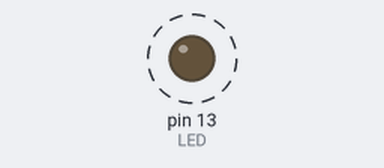
This sketch was run on a simulated Arduino Uno, built with avr-gcc and run on an emulated ATmega328P. Parts: output pins drawn as LEDs (lit = HIGH). Dashed ring = blinking. What the sketch prints to the serial monitor is not drawn.

Above: at 0.6 s.
Timing chart, 0 to 3.0 s (numbered marks = the images above):
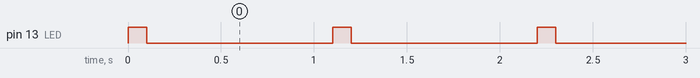

The sketch:

sketch.ino
```cpp
int LED = 13;

void setup()
{
    pinMode(LED, OUTPUT);
    Serial.begin(9600);
}

void loop()
{
    digitalWrite(LED, HIGH);
    delay(100);
    digitalWrite(LED, LOW);
    delay(1000);
    Serial.println("Blink!");
}
```

Measured:
- by itself, pin 13 (LED): alternates HIGH for 0.10 s and LOW for 1.0 s
